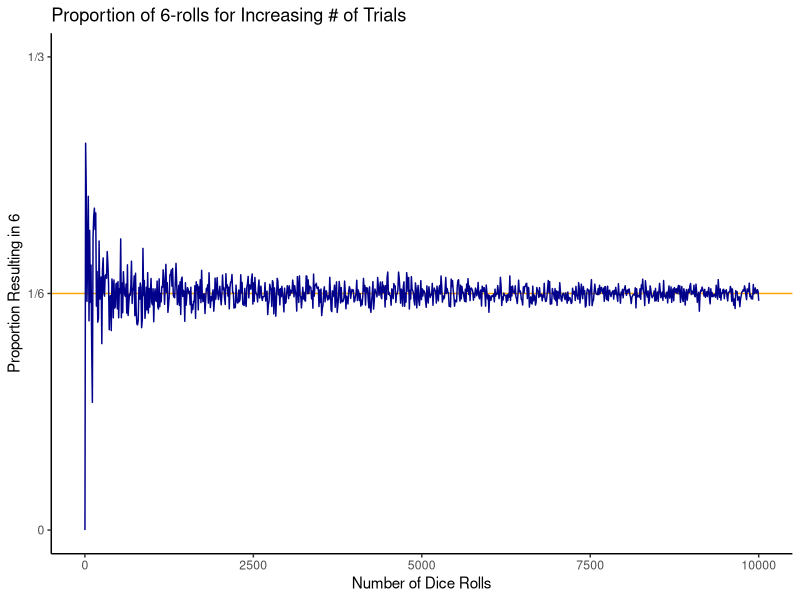
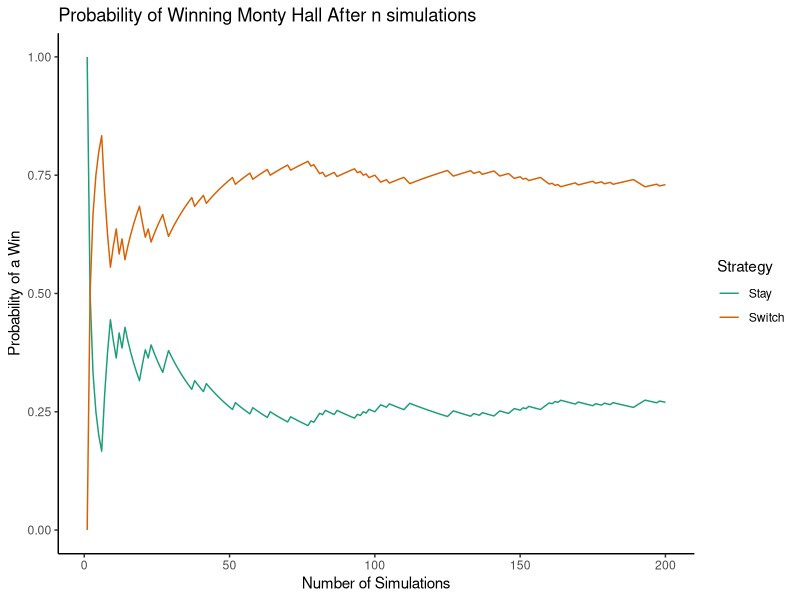

These figures' R source, in order:
## ---- chunk 1
roll <- 1:6  # we use `:` to quickly create a sequence
## ---- chunk 2
even_roll <- seq(2, 6, 2)  # from 2 to 6 by step size 2 (in order)
## ---- chunk 3
# define our sample space, for both processes
bag <- c(rep("black", 5), 
         rep("white", 5))

# print known probabilities
cat("P(white stone) =", 5/10, "  P(black stone) =", 5/10)

# select (remove) a stone (the same as sampling all but one)
bag <- sample(bag, 9, replace = FALSE)

# calculate the new probabilities
num_black <- length(bag[bag == "black"])
num_white <- length(bag[bag == "white"])

# print new probabilities
cat("\nP(white stone) =", num_white / 10, 
    "  P(black stone) =", num_black / 10)
## ---- chunk 4
lt3 <- c(1, 2)

union(lt3, even_roll)
## ---- chunk 5
intersect(lt3, even_roll)
## ---- chunk 6
setdiff(roll, even_roll)  # the complement is a special "set difference"
## ---- chunk 7
print("your code here")
## ---- chunk 8
# number of flips
n <- 7

cat("Ways to sequence", n, "flips:", 2^n)
## ---- chunk 9
print("your code here")
## ---- chunk 10
# number of items (and slots)
n <- 9

# we use the `factorial` function
cat("Ways to permute", n, "items:", factorial(n))
## ---- chunk 11
# number of items
n <- 20

# number of slots
k <- 10

# we use the `factorial` function
cat("Ways to permute", n, "items into", k, "slots:",
    factorial(n) / factorial(n - k))
## ---- chunk 12
# we use the `combin` function
cat("Ways to choose", k, "items from", n, "options:",
    choose(n, k))
## ---- chunk 13
print("your code here")
## ---- chunk 14
cat("Prob of 3 sixes out of 10:", choose(10, 3) * (1 / 6)^3 * (5 / 6)^7)
## ---- chunk 15
cat("Prob of 3 sixes out of 10:", dbinom(3, 10, 1/6))
## ---- chunk 16
# roll the dice `n` times, and log the results
roll_dice <- function (n) {
  rolls <- sample(1:6, n, replace=T)
  rolls
}
## ---- chunk 17
# run this cell a few times ...
sum(roll_dice(60) == 6)
## ---- chunk 18
library(tidyverse)
## ---- chunk 19
# out of `n` rolls (for 1 or more `n`s), log proportion that are 6
rolls_of_6 <- function (n) {
  # proportion of `x` rolls that result in a 6
  f <- function (x) (sum(roll_dice(x) == 6) / x)
  
  # map that function for each set of `n` rolls
  map_dbl(n, f)
}

# build a quick dataframe to collect our MC Simulation
rolls <- seq(1, 10000, length.out = 1000)
prop_6 <- rolls_of_6(rolls)

df <- data.frame(rolls, prop_6)

ggplot(data = df) +
  geom_hline(yintercept = 1/6, color = "orange") +
  geom_line(mapping = aes(x = rolls, y = prop_6),
            color = "darkblue") +
  scale_y_continuous(breaks = c(0, 1/6, 1/3),
                     labels = c("0", "1/6", "1/3"),
                     limits = c(0, 1/3)) +
  labs(x = "Number of Dice Rolls",
       y = "Proportion Resulting in 6",
       title = "Proportion of 6-rolls for Increasing # of Trials") +
  theme_classic()
## ---- chunk 20
print("your code here ...")
## ---- chunk 21
monty_hall <- function() {
  # initiate the game
  winning_door <- sample(1:3, 1)
  player_pick <- sample(1:3, 1)
  
  # monty must choose a yet unchosen *non-winning* door
  monty_choices <- setdiff(c(1, 2, 3), c(winning_door, player_pick))
  
  # (see the docs for `sample`)
  if (length(monty_choices) == 1) {
    monty_pick <- monty_choices
  } else {
    monty_pick <- sample(monty_choices, 1)
  }
  
  # *if* the player switches, it can't be already picked
  alternative <- setdiff(c(1, 2, 3), c(monty_pick, player_pick))
  
  if (length(alternative) != 1) {
    stop("For some reason, there is more than one alternative")
  }
  
  # save this as a (small) dataframe to bind to the rest
  probs <- data.frame(
      stay_won = player_pick == winning_door,
      switch_won = alternative == winning_door
  )
  
  return(probs)
}
## ---- chunk 22
# simulate playing this game 200 times
n_iter <- 200

# initialize an empty dataframe
df_mh <- data.frame()

# for each iteration, play the game and log results
for (i in 1:n_iter) {
  df_ <- monty_hall()
  df_["iter"] <- i  # a quick way to log the iteration
  df_mh <- bind_rows(df_mh, df_)  # append to the results so far
}
## ---- chunk 23
df_mh["stay_won_p"] <- cummean(df_mh$stay_won)
df_mh["switch_won_p"] <- cummean(df_mh$switch_won)
## ---- chunk 24
df_mh |>
  ggplot() +
  geom_line(mapping = aes(x = iter, y = stay_won_p,
                          colour = "Stay")) +
  geom_line(mapping = aes(x = iter, y = switch_won_p,
                          colour = "Switch")) +
  scale_color_brewer(palette = "Dark2") +
  theme_classic() +
  labs(
    title = "Probability of Winning Monty Hall After n simulations",
    x = "Number of Simulations",
    y = "Probability of a Win",
    colour = "Strategy"
  )
